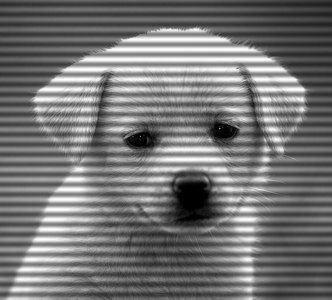
%> input picture Lab4/Assignment6/dogGrayRipples.png, 332 x 300 px
$ octave assignment6.m   (GNU Octave 9; MATLAB toolbox functions it lacks are replaced by stand-ins)
%> lines starting %> are read from the running program, lines starting %| are printed output that depends on the picture; in (x1, y1, x2, y2) boxes, pixels count from 0 and x2, y2 are one past the last pixel; in counts of white or black regions, pixels touching at a corner belong together; the program's own positions count from 1
% Q1: order: 7, 6, 5, 1, 2, 3, 4
I = imread('dogGrayRipples.png');
%> I is the input picture: size 300x332 uint8; min 0, max 255, mean 116.8
I = im2double(I);
%> I: size 300x332 double
f = fft2(I);
fs= fftshift(f);
f = abs(fs);
f = log(1+f);
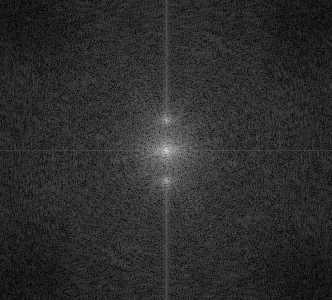
%> f: size 300x332 double; min 0.0251, max 10.73, mean 1.91; drawn with min black and max white
imshow(f,[]);
% Q2: B, I am not sure about it.
% Q5: D
% Q6: 96; Q7: 1; Q8: 206; Q9: 1 Check workspace to confirm
[x, y] =find(f==max(f));
%> x = 333 values from 66 to 236; y = 333 values from 1 to 332
% Q3: 8, 7, 6, 5, 1, 3, 2, 4
rows = size(f,1);
%> rows = 300
cols = size(f,2);
%> cols = 332
center = [x'; y'];
%> center = 333 columns, first 8: [96 206 214 151 151 151 140 134; 1 1 2 3 4 5 6 7]
mask=zeros(size(f));
[xMat,yMat] = meshgrid(1:cols,1:rows);
% loop to choose the best value for r
% Q4: I think the value of r is 12
for r = 12
    for i =1:size(center,2)
        distFromCenter = sqrt((xMat-center(1,i)).^2 + (yMat-center(2,i)).^2);
        mask(distFromCenter<=r)=1;
    end
    % figure
    % imshow(~mask,[]);title('Mask');
    fs=fs.*(~mask);
    f = ifftshift(fs);
    I = real(ifft2(f));
    figure, imshow(I, []), title('s3700283');
end
%> this loop made 1 pass
%> pass 1, `I = real(ifft2(f));`:
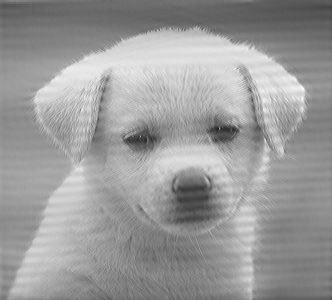
%> I: size 300x332 double; min -0.457, max 0.296, mean 2.85e-19; drawn with min black and max white
%> after the loop:
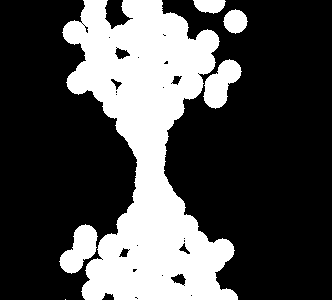
%> mask: size 300x332 double; values 0 (black) and 1 (white), 30.2% white; 6 white regions (1 under 20 px), largest, box (x1, y1, x2, y2) and area: (62, 0, 238, 300) 27110, (203, 59, 242, 109) 1091, (59, 224, 98, 274) 1091, (223, 9, 248, 34) 441, (193, 0, 226, 14) 346
% Q10: 1, 2, 3, 4
% Q11:change the title to your student card number, save the best image
% and upload it.
